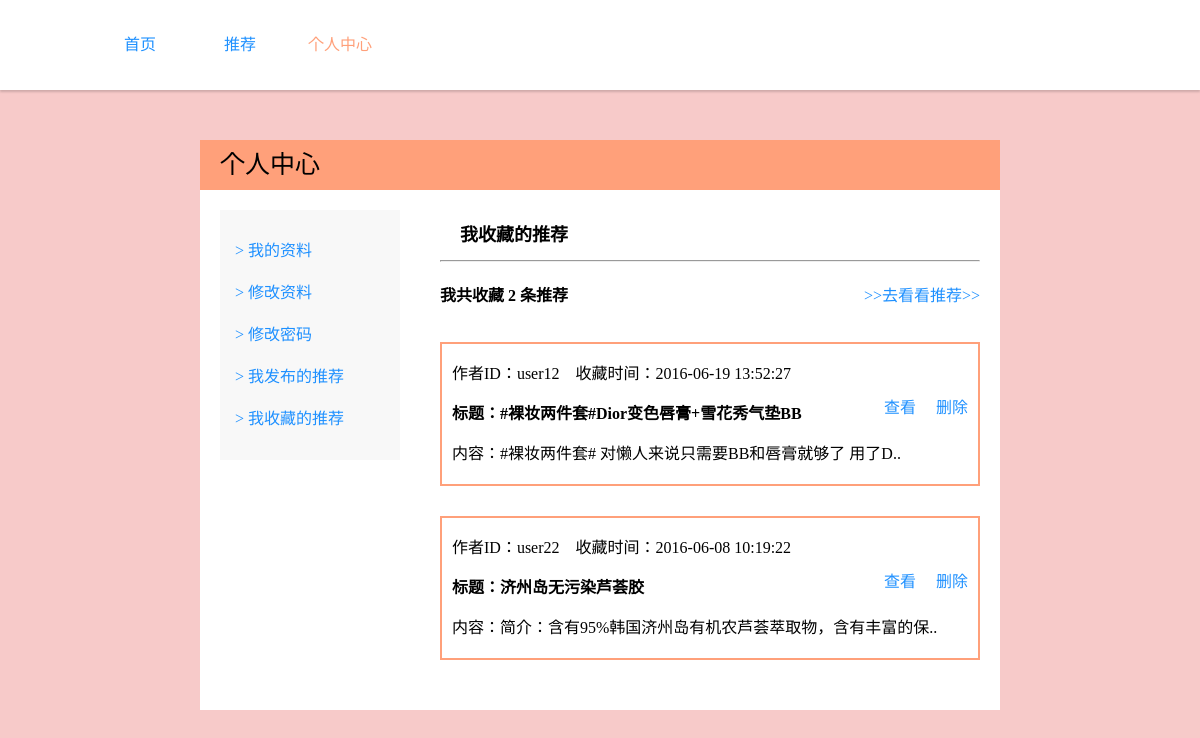
The page /makeup/user_collection.php (signed in) on the database its author committed.
### tables this page shows
CREATE TABLE IF NOT EXISTS `collection` (
  `CID` int(20) NOT NULL AUTO_INCREMENT,
  `PID` int(20) NOT NULL,
  `UID` varchar(20) NOT NULL,
  `CTIME` datetime NOT NULL,
  PRIMARY KEY (`CID`),
  KEY `PID` (`PID`),
  KEY `UID` (`UID`)
);

CREATE TABLE IF NOT EXISTS `post` (
  `PID` int(20) NOT NULL AUTO_INCREMENT,
  `UID` varchar(20) NOT NULL,
  `MID` int(4) NOT NULL,
  `TITLE` varchar(30) NOT NULL,
  `CONTENT` varchar(10000) NOT NULL,
  `TITLE_PAGE` varchar(1000) NOT NULL,
  `PTIME` datetime NOT NULL,
  PRIMARY KEY (`PID`),
  KEY `UID` (`UID`),
  KEY `MID` (`MID`),
  KEY `MID_2` (`MID`)
);

### makeup/user_collection.php (the view, shortened to what this page needs)
<?php include 'conn.php'; ?>
<?php
$uid = $_SESSION['username'];
?>
<?php
$sql_num = "SELECT COUNT(*) FROM COLLECTION WHERE UID='$uid'";
$result_num = mysql_query($sql_num,$conn) or die(mysql_error());
while ($row_num = mysql_fetch_array($result_num)) {
	$postnum = $row_num['COUNT(*)'];
}
?>
<!DOCTYPE html PUBLIC "-//W3C//DTD XHTML 1.0 Transitional//EN" "http://www.w3.org/TR/xhtml1/DTD/xhtml1-transitional.dtd">
<html xmlns="http://www.w3.org/1999/xhtml">
<html>
<head>
	<link rel="stylesheet" type="text/css" href="css/user_post.css">
	<link rel="stylesheet" type="text/css" href="css/header.css">
</head>
<body>
	<div class="back-area">
		<div class="header-nav">
			<ul class="nav_ul">
				<li><a href="index.php">首页</a></li>
				<li><a href="post.php">推荐</a></li>
				<li><a href="user.php" class="nav_on">个人中心</a></li>
			</ul>
		</div>
		<div class="area">
			<div class="area-head"><span>个人中心</span></div>
			<div class="area-left">
				<div class="allMenu">
					<ul>
						<li>
							<a href="user.php">> 我的资料</a>
						</li>
						<li>
							<a href="user_edit.php">> 修改资料</a>
						</li>
						<li>
							<a href="user_newpwd.php">> 修改密码</a>
						</li>
						<li>
							<a href="user_publication.php">> 我发布的推荐</a>
						</li>
						<li>
							<a href="">> 我收藏的推荐</a>
						</li>
					</ul>
				</div>
			</div>
			<div class="area-right">
				<div class="rightHead">
					<span>我收藏的推荐</span><hr/>
				</div>
				<div class="rightCon">
					<div class="rightConR">
						<h4 style="float: left;">我共收藏 <?=$postnum?> 条推荐</h4>
						<a href="post.php" style="float: right;">>>去看看推荐>></a>
					</div>
					<div class="rightConD">
					<?php
					$sql_pub = "SELECT P.UID,C.CTIME,P.PID,P.TITLE,P.CONTENT FROM POST P,COLLECTION C WHERE P.PID=C.PID AND C.UID='$uid' ORDER BY CTIME DESC";
					$result_pub = mysql_query($sql_pub,$conn) or die(mysql_error());
					while ($row_pub = mysql_fetch_array($result_pub)) {
						echo '<div class="postCon"><div class="posttit">';
						echo '作者ID：'.$row_pub['UID'];
						echo '&nbsp&nbsp&nbsp&nbsp收藏时间：'.$row_pub['CTIME'].'</div>';
						echo '<a style="float:right;" href="delete.php?id='.$row_pub['PID'].'">删除</a>';
						echo '<a target="_blank" style="float:right; margin-right:20px;" href="article.php?'.$row_pub['PID'].'">查看</a>';
						echo '<div class="postc"><h4>标题：'.$row_pub['TITLE'].'</h4>';
						echo '<p>内容：'.mb_substr(strip_tags($row_pub['CONTENT']),0,28,'utf-8').'..</p>';
						echo "</div></div>";
					}
					?>
					</div>
				</div>
			</div>
		</div>
	</div>
</body>
</html>

### makeup/css/user_post.css (style rules this page uses)
* { padding: 0; margin: 0; }
body { font-family:"微软雅黑","microsoft yahei"; background-color: #F7CAC9; font-size: 16px; }
div { display: block; }
.area { overflow: hidden; width: 800px; margin: 140px auto; background-color: #fff; }
.area-head { font-size: 25px; background-color: #FFA07A; }
.area-head span, .rightHead span { padding: 20px; line-height: 50px; }
.area-left { float: left; width: 180px; margin: 20px; background-color: #f8f8f8; }
.allMenu { padding: 20px 5px; }
.allMenu li { line-height: 22px; padding: 10px; }
.area-right { width: 540px; float: right; margin: 20px; }
.rightHead { font-size: 18px; font-weight: bold; }
.rightCon { margin-top: 20px; }
.rightConR { padding-bottom: 30px; }
.rightConD { clear: both; margin: 30px auto; }
.postCon { margin-bottom: 30px; border: 2px solid #FFA07A; padding: 10px; }
.posttit { line-height: 40px; }
.postc { height: 80px; line-height: 40px; }
ul, li { list-style: none; }

### makeup/css/header.css (style rules this page uses)
.back-area { position: relative; overflow: hidden; margin: 0 auto; }
.header-nav { position: fixed; top: 0; left: 0; width: 100%; height: 90px; background-color: #fff; box-shadow: 0 2px 2px rgba(0,0,0,0.16); z-index: 1000; }
.nav_ul { position: relative; margin-left: 90px; line-height: 90px; width: 400px; height: 90px; }
.header-nav ul li { float: left; width: 100px; text-align: center; list-style: none; }
.header-nav ul li a { display: block; width: 100px; height: 90px; line-height: 90px; }
.nav_on { color: #FFA07A !important; }

### rows shown on the page
collection: PID.UID "user12", CTIME "2016-06-19 13:52:27", PID.TITLE "#裸妆两件套#Dior变色唇膏+雪花秀气垫BB", PID.CONTENT "#裸妆两件套# 对懒人来说只需要BB和唇膏就够了 用了D"
collection: PID.UID "user22", CTIME "2016-06-08 10:19:22", PID.TITLE "济州岛无污染芦荟胶", PID.CONTENT "简介：含有95%韩国济州岛有机农芦荟萃取物，含有丰富的保"

### other values the page prints
$postnum "2"
